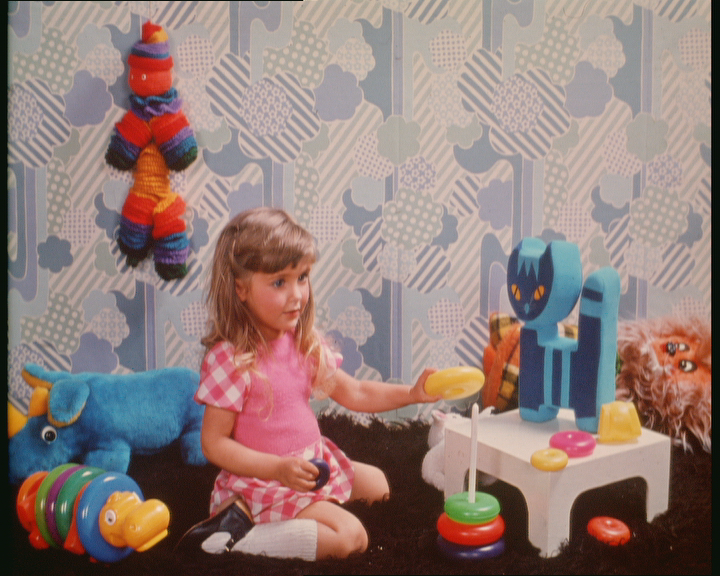
#> input picture opencv/basic/chapter14/image/girl.bmp, 720 x 576 px, found by its file name
$ python '14.10.2imshow函数彩色图像.py'
#> lines starting #> are read from the running program, lines starting #| are printed output that depends on the picture
# -*- coding: utf-8 -*-
"""
Created on Mon Jul  10 10:26:57 2018

@author:  天津拨云咨询服务有限公司  lilizong@gmail.com
"""
import cv2
import matplotlib.pyplot as plt
img = cv2.imread('image\\girl.bmp')
#> img is the input picture: shape (576, 720, 3); mean B, G, R 120, 124.6, 145.6
b,g,r=cv2.split(img)
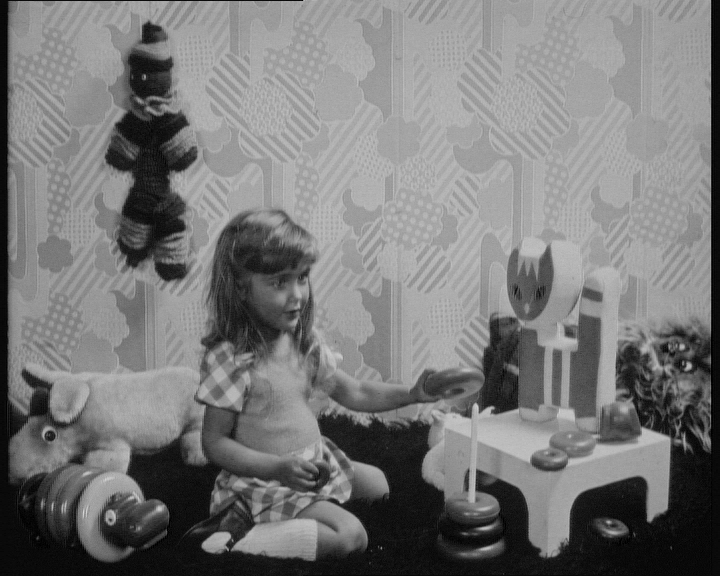
#> b: shape (576, 720); min 0, max 216, mean 120
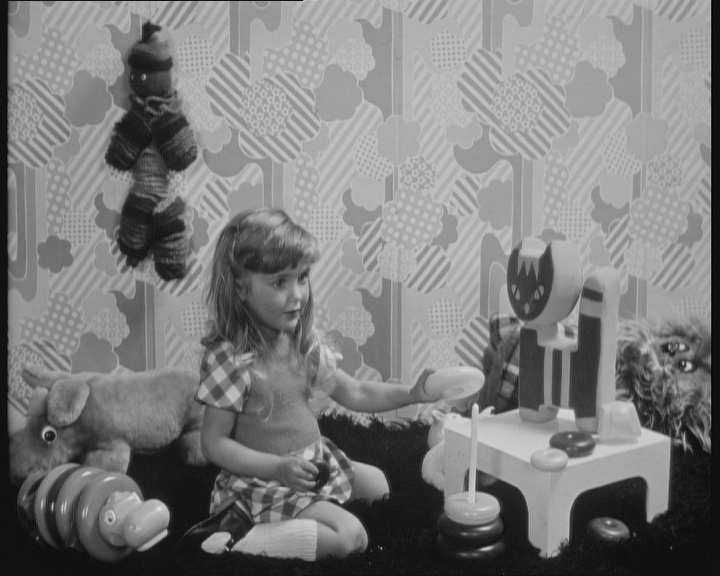
#> g: shape (576, 720); min 1, max 221, mean 124.6
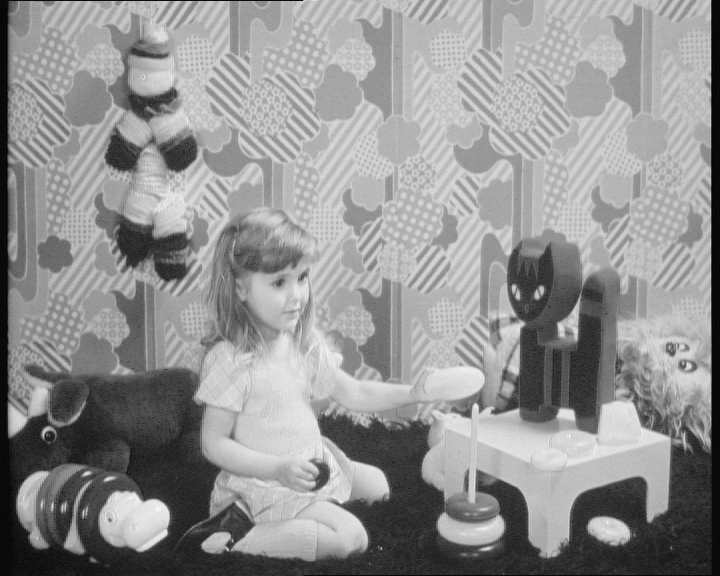
#> r: shape (576, 720); min 0, max 251, mean 145.6
img2=cv2.merge([r,g,b])
plt.subplot(121)
plt.imshow(img),plt.axis('off')
plt.subplot(122)
plt.imshow(img2),plt.axis('off')
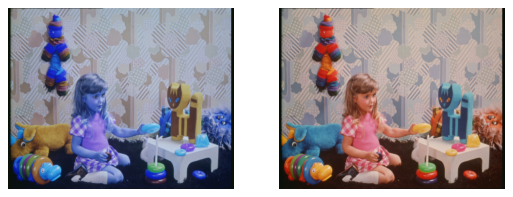
#> figure drawn by matplotlib, 2 panels; B, G, R data is drawn as R, G, B
